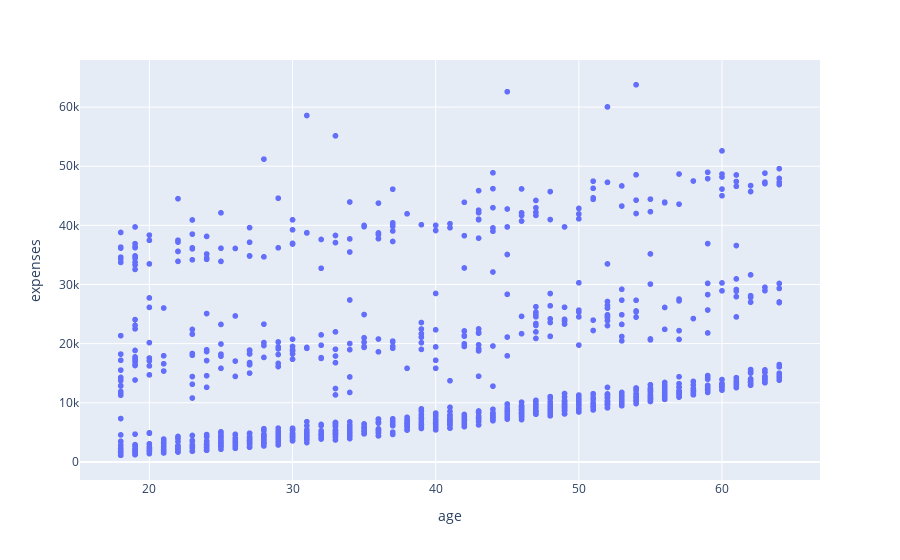

The code cell stored with this chart in its notebook:
### Code cell
ageplt = pd.concat([df['expenses'],df['age']],axis=1)
px.scatter(ageplt,x='age',y='expenses')

### Figure 1 — Plotly figure (JSON) as saved in the notebook; plotly's stock layout.template omitted (floating-point values rounded to 4 significant figures; data arrays with more than 128 entries replaced by an {"elided": "..."} marker saying what was removed)
{"data": [{"hovertemplate": "age=%{x}<br>expenses=%{y}<extra></extra>", "legendgroup": "", "marker": {"color": "#636efa", "symbol": "circle"}, "mode": "markers", "name": "", "showlegend": false, "type": "scattergl", "x": {"elided": "1338 int values"}, "xaxis": "x", "y": {"elided": "1338 float values"}, "yaxis": "y"}], "layout": {"legend": {"tracegroupgap": 0}, "margin": {"t": 60}, "xaxis": {"anchor": "y", "domain": [0, 1], "title": {"text": "age"}}, "yaxis": {"anchor": "x", "domain": [0, 1], "title": {"text": "expenses"}}}}
